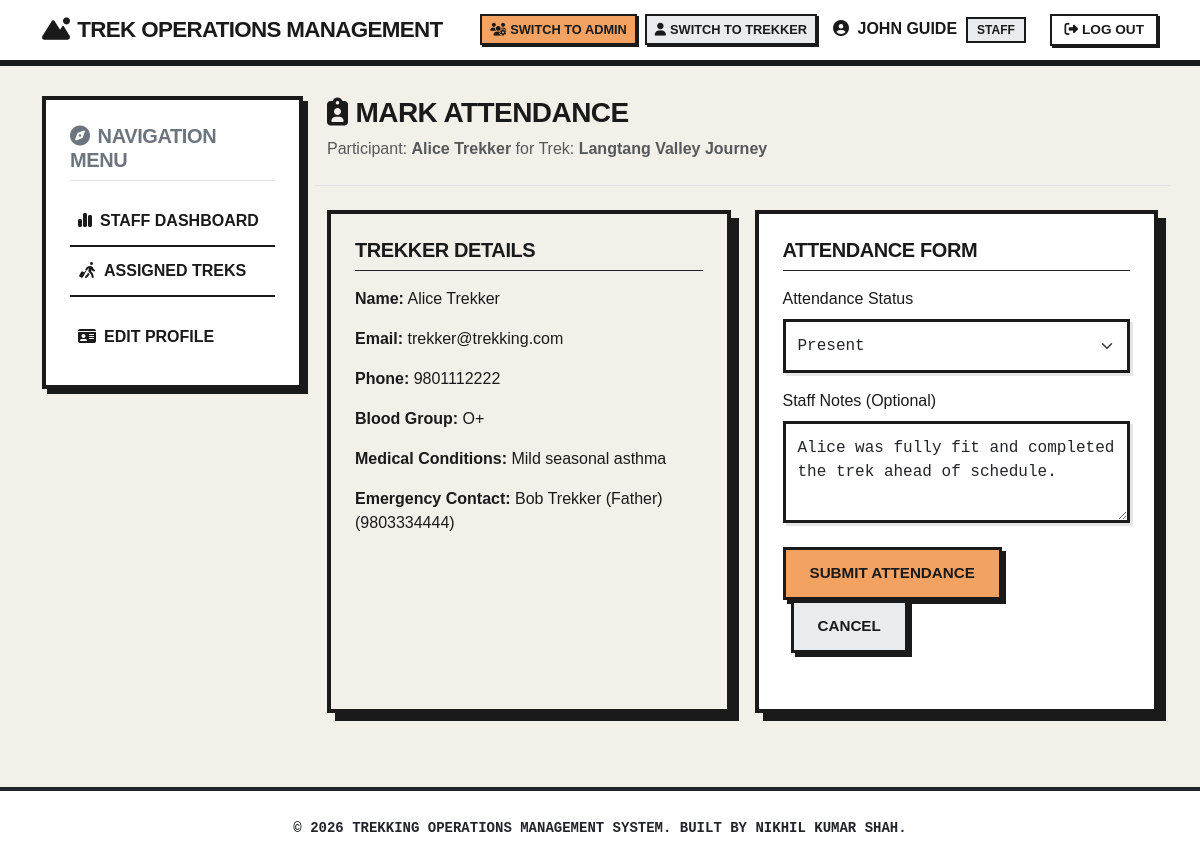
/staff/treks/3/attendance/2 (signed in), run on the app's committed database.
### app/models/user.py (models this page shows, shortened)
class User(UserMixin, db.Model):
    __tablename__ = 'users'
    id = db.Column(db.Integer, primary_key=True)
    full_name = db.Column(db.String(100), nullable=False)
    email = db.Column(db.String(120), unique=True, nullable=False)
    phone = db.Column(db.String(20), nullable=False)
    password_hash = db.Column(db.String(256), nullable=False)
    role = db.Column(db.String(20), nullable=False, default='user')  # roles: admin, staff, user
    blood_group = db.Column(db.String(5), nullable=True)
    medical_conditions = db.Column(db.Text, nullable=True)
    emergency_contact_name = db.Column(db.String(100), nullable=True)
    emergency_contact_phone = db.Column(db.String(20), nullable=True)
    profile_image = db.Column(db.String(200), nullable=True)
    is_blacklisted = db.Column(db.Boolean, default=False, nullable=False)
    is_active = db.Column(db.Boolean, default=True, nullable=False)
    created_at = db.Column(db.DateTime, default=datetime.utcnow, nullable=False)
    bookings = db.relationship('Booking', backref='trekker', lazy=True, cascade='all, delete-orphan')
    staff_assignments = db.relationship('TrekStaffAssignment', backref='staff', lazy=True, cascade='all, delete-orphan')
    notifications = db.relationship('Notification', backref='user', lazy=True, cascade='all, delete-orphan')

### app/models/trek.py (models this page shows, shortened)
class Trek(db.Model):
    __tablename__ = 'treks'
    id = db.Column(db.Integer, primary_key=True)
    title = db.Column(db.String(100), nullable=False)
    location = db.Column(db.String(100), nullable=False)
    altitude = db.Column(db.Integer, nullable=False)  # in meters
    difficulty_level = db.Column(db.String(20), nullable=False)  # Easy, Moderate, Hard
    duration_days = db.Column(db.Integer, nullable=False)
    description = db.Column(db.Text, nullable=False)
    max_slots = db.Column(db.Integer, nullable=False)
    available_slots = db.Column(db.Integer, nullable=False)
    start_date = db.Column(db.Date, nullable=False)
    end_date = db.Column(db.Date, nullable=False)
    meeting_point = db.Column(db.String(150), nullable=False)
    trek_status = db.Column(db.String(30), default='Open', nullable=False)
    created_by = db.Column(db.Integer, db.ForeignKey('users.id'), nullable=False)
    created_at = db.Column(db.DateTime, default=datetime.utcnow, nullable=False)
    bookings = db.relationship('Booking', backref='trek', lazy=True, cascade='all, delete-orphan')
    staff_assignments = db.relationship('TrekStaffAssignment', backref='trek', lazy=True, cascade='all, delete-orphan')
    status_logs = db.relationship('TrekStatusLog', backref='trek', lazy=True, cascade='all, delete-orphan')

### app/models/attendance.py (models this page shows, shortened)
class TrekAttendance(db.Model):
    __tablename__ = 'trek_attendance'
    id = db.Column(db.Integer, primary_key=True)
    booking_id = db.Column(db.Integer, db.ForeignKey('bookings.id'), nullable=False)
    attendance_status = db.Column(db.String(20), default='Present', nullable=False)  # Present, Absent
    check_in_time = db.Column(db.DateTime, default=datetime.utcnow, nullable=False)
    marked_by_staff_id = db.Column(db.Integer, db.ForeignKey('users.id'), nullable=False)
    notes = db.Column(db.Text, nullable=True)

### app/routes/staff_routes.py (the view, shortened to what this page needs)
@staff_bp.route('/treks/<int:trek_id>/attendance/<int:booking_id>', methods=['GET', 'POST'])
@login_required
@role_required('staff')
def mark_attendance(trek_id, booking_id):
    verify_staff_assignment(trek_id)
    booking = Booking.query.get_or_404(booking_id)
    if booking.trek_id != trek_id:
        abort(400)  # Bad Request if booking doesn't match trek
    from app.models.attendance import TrekAttendance
    attendance = TrekAttendance.query.filter_by(booking_id=booking_id).first()
    form = AttendanceForm(obj=attendance)
    return render_template('staff/attendance.html', form=form, booking=booking)

### app/routes/forms.py
class AttendanceForm(FlaskForm):
    attendance_status = SelectField('Attendance Status', choices=[
        ('Present', 'Present'),
        ('Absent', 'Absent')
    ], validators=[DataRequired()])
    notes = TextAreaField('Staff Notes (Optional)', validators=[Optional()])
    submit = SubmitField('Submit Attendance')

### app/routes/staff_routes.py (called while the page is built)
def verify_staff_assignment(trek_id):
    assignment = TrekStaffAssignment.query.filter_by(
        trek_id=trek_id,
        staff_id=current_user.id,
        assignment_status='Active'
    ).first()
    if not assignment:
        abort(403)

### app/templates/staff/attendance.html (shortened to what this page needs)
{% extends "base.html" %}
{% block content %}
<div class="row mb-4 pb-2 border-bottom">
    <div class="col-12">
        <h3><i class="fa-solid fa-clipboard-user me-2"></i>Mark Attendance</h3>
        <p class="text-muted">Participant: <strong>{{ booking.trekker.full_name }}</strong> for Trek: <strong>{{ booking.trek.title }}</strong></p>
    </div>
</div>
<div class="row">
    <div class="col-md-6 mb-4">
        <div class="brutalist-card brutalist-card--beige h-100">
            <h5 class="border-bottom border-dark pb-2 mb-3">Trekker Details</h5>
            <p><strong>Name:</strong> {{ booking.trekker.full_name }}</p>
            <p><strong>Email:</strong> {{ booking.trekker.email }}</p>
            <p><strong>Phone:</strong> {{ booking.trekker.phone }}</p>
            <p><strong>Blood Group:</strong> {{ booking.trekker.blood_group or 'N/A' }}</p>
            <p><strong>Medical Conditions:</strong> {{ booking.trekker.medical_conditions or 'None' }}</p>
            <p><strong>Emergency Contact:</strong> {{ booking.trekker.emergency_contact_name or 'N/A' }} ({{ booking.trekker.emergency_contact_phone or 'N/A' }})</p>
        </div>
    </div>
    <div class="col-md-6 mb-4">
        <div class="brutalist-card h-100">
            <h5 class="border-bottom border-dark pb-2 mb-3">Attendance Form</h5>
            <form method="POST" action="" novalidate>
                <div class="mb-3">
                    {{ form.attendance_status.label(class="form-label") }}
                    {% if form.attendance_status.errors %}
                        {{ form.attendance_status(class="form-select is-invalid") }}
                        <div class="invalid-feedback">
                            {% for error in form.attendance_status.errors %}
                                <span>{{ error }}</span>
                            {% endfor %}
                        </div>
                    {% else %}
                        {{ form.attendance_status(class="form-select") }}
                    {% endif %}
                </div>
                <div class="mb-3">
                    {{ form.notes.label(class="form-label") }}
                    {% if form.notes.errors %}
                        {{ form.notes(class="form-control is-invalid", rows=3, placeholder="Notes about physical fitness, delays, gear check, etc.") }}
                        <div class="invalid-feedback">
                            {% for error in form.notes.errors %}
                                <span>{{ error }}</span>
                            {% endfor %}
                        </div>
                    {% else %}
                        {{ form.notes(class="form-control", rows=3, placeholder="Notes about physical fitness, delays, gear check, etc.") }}
                    {% endif %}
                </div>
                <div class="mt-4">
                    {{ form.submit(class="brutalist-btn brutalist-btn-primary") }}
                    <a href="{{ url_for('staff.list_participants', trek_id=booking.trek_id) }}" class="brutalist-btn brutalist-btn-secondary ms-2">Cancel</a>
                </div>
            </form>
        </div>
    </div>
</div>
{% endblock %}

### app/templates/partials/navbar.html (shortened to what this page needs)
<nav class="navbar navbar-expand-lg navbar-light bg-white">
    <div class="container">
        <a class="navbar-brand" href="/">
            <i class="fa-solid fa-mountain-sun me-2"></i>Trek Operations Management
        </a>
        <div class="collapse navbar-collapse" id="navbarNav">
            <ul class="navbar-nav ms-auto align-items-center">
                {% if current_user.is_authenticated %}
                    {% if current_user.role != 'admin' %}
                        <li class="nav-item">
                            <a class="brutalist-btn brutalist-btn-primary me-2" style="padding: 0.25rem 0.5rem; font-size: 0.8rem; margin: 0; box-shadow: 2px 2px 0 var(--ui-border); border-width: 2px;" href="{{ url_for('auth.switch_role', role='admin') }}">
                                <i class="fa-solid fa-users-gear me-1"></i>Switch to Admin
                            </a>
                        </li>
                    {% endif %}
                    {% if current_user.role != 'user' %}
                        <li class="nav-item">
                            <a class="brutalist-btn brutalist-btn-secondary me-2" style="padding: 0.25rem 0.5rem; font-size: 0.8rem; margin: 0; box-shadow: 2px 2px 0 var(--ui-border); border-width: 2px;" href="{{ url_for('auth.switch_role', role='user') }}">
                                <i class="fa-solid fa-user me-1"></i>Switch to Trekker
                            </a>
                        </li>
                    {% endif %}
                    <li class="nav-item">
                        <span class="nav-link text-dark me-3">
                            <i class="fa-solid fa-user-circle me-1"></i>
                            {{ current_user.full_name }}
                            <span class="badge bg-secondary ms-1 text-uppercase" style="font-size: 0.75rem;">
                                {{ current_user.role }}
                            </span>
                        </span>
                    </li>
                    <li class="nav-item">
                        <a class="brutalist-btn" style="padding: 0.25rem 0.75rem; font-size: 0.85rem; margin: 0; box-shadow: 2px 2px 0 var(--ui-border); border-width: 2px;" href="{{ url_for('auth.logout') }}">
                            <i class="fa-solid fa-right-from-bracket me-1"></i>Log Out
                        </a>
                    </li>
                {% endif %}
            </ul>
        </div>
    </div>
</nav>

### app/static/css/base.css (style rules this page uses)
:root { --ui-bg: #f2f0e9; --ui-card-bg: #ffffff; --ui-text: #1a1a1a; --ui-accent: #e63946; --ui-border: #1a1a1a; --bauhaus-yellow: #f4a261; --bauhaus-blue: #2a9d8f; --bauhaus-coral: #e76f51; --brutalist-shadow-offset: 8px; --brutalist-border-width: 4px; }
body { background-color: var(--ui-bg); color: var(--ui-text); font-family: 'Space Grotesk', sans-serif; min-height: 100vh; display: flex; flex-direction: column; }
h1, h2, h3, h4, h5, h6 { font-family: 'Space Grotesk', sans-serif; font-weight: 700; text-transform: uppercase; letter-spacing: -0.02em; color: var(--ui-text); }

### app/static/css/components.css (style rules this page uses)
.brutalist-card { border: var(--brutalist-border-width) solid var(--ui-border); background-color: var(--ui-card-bg); padding: 1.5rem; box-shadow: var(--brutalist-shadow-offset) var(--brutalist-shadow-offset) 0 var(--ui-border); transition: all 0.2s cubic-bezier(0.19, 1, 0.22, 1); margin-bottom: 2rem; }
.brutalist-card--beige { background-color: var(--ui-bg) !important; color: var(--ui-text) !important; }
.brutalist-card--beige h1, .brutalist-card--beige h2, .brutalist-card--beige h3, .brutalist-card--beige h4, .brutalist-card--beige h5, .brutalist-card--beige h6, .brutalist-card--beige p, .brutalist-card--beige small, .brutalist-card--beige span, .brutalist-card--beige div, .brutalist-card--beige .brutalist-card__alert { color: var(--ui-text) !important; }
.brutalist-btn { display: inline-block; padding: 0.75rem 1.5rem; text-align: center; font-size: 0.95rem; font-weight: 700; text-transform: uppercase; border: 3px solid var(--ui-border); background-color: var(--ui-card-bg); color: var(--ui-text); position: relative; transition: all 0.15s ease; box-shadow: 4px 4px 0 var(--ui-border); text-decoration: none; cursor: pointer; }
.brutalist-btn-primary { background-color: var(--bauhaus-yellow); }
.brutalist-btn-secondary { background-color: #e9ecef; }
.form-control, .form-select { border: 3px solid var(--ui-border) !important; border-radius: 0 !important; padding: 0.75rem !important; font-family: 'Space Mono', monospace; font-weight: 500; background-color: #ffffff; box-shadow: 3px 3px 0 rgba(0,0,0,0.1); }
.navbar { border-bottom: 6px solid var(--ui-border) !important; background-color: #ffffff !important; }
.navbar-brand { font-weight: 900 !important; text-transform: uppercase; color: var(--ui-text) !important; letter-spacing: -0.03em; font-size: 1.4rem; }
.nav-link { color: var(--ui-text) !important; font-weight: 700; text-transform: uppercase; }
.badge { border-radius: 0 !important; border: 2px solid var(--ui-border); font-weight: 700; text-transform: uppercase; padding: 0.4em 0.8em !important; }
.bg-secondary { background-color: #e9ecef !important; color: var(--ui-text) !important; }

### data on the page
User: full_name "JOHN GUIDE", role "STAFF"
User: trekker.full_name "Alice Trekker", trekker.email "trekker@trekking.com", trekker.phone "9801112222", trekker "O+", trekker "Mild seasonal asthma", trekker "Bob Trekker (Father)", trekker "9803334444"
Trek: trek "Langtang Valley Journey"
TrekAttendance: attendance_status "Present", notes "Alice was fully fit and completed the trek ahead of schedule."
